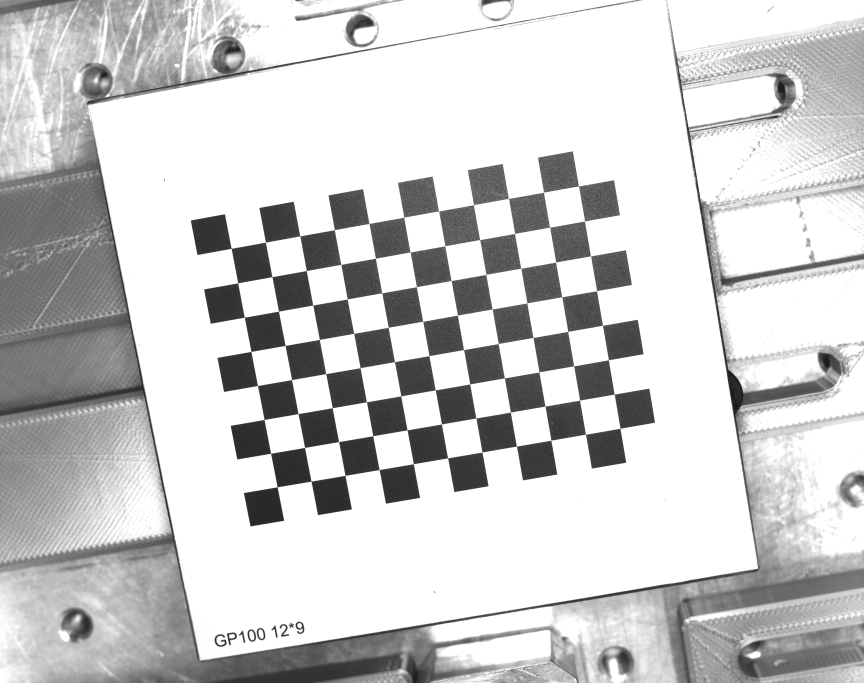
//> input picture pictures/HandEye/1000.38,-27.11,1076.82,-8.4,-6.4,178.69.jpg, 2592 x 2048 px (shown at 1/3 size); its folder holds only this picture in this run
$ ./main   (built with g++ and OpenCV 4)
//> lines starting //> are read from the running program, lines starting //| are printed output that depends on the picture
#include <iostream>
#include "opencv2/opencv.hpp"
//相机标定程序声明
void CameraCal_SB();
int CameraCal();

//主函数
int main() {
    //CameraCal_SB();
    CameraCal();
    return 0;
}
//相机标定
// [222 lines left out: function CameraCal_SB, not called in this run]


int CameraCal()
{
    std::string img_path = "../pictures/HandEye/*.jpg";
    int n_boards = 16;//标定板图片数目
    float image_zoom = 1.0f;//图片缩放比例
    float delay = 1.0f;//检测延迟
    int board_w = 11;//每行角点数
    int board_h = 8;//每列角点数

    int board_n = board_w * board_h;	//角点数量
    cv::Size board_sz = cv::Size(board_w, board_h);	//标定板大小

    std::vector<std::string> file_path;	//文件路径

    //读取文件夹内全部文件并输出为vector数据
    cv::glob(img_path, file_path, true);

    //输出文件路径
    for (int i = 0; i < file_path.size(); i++)
    {
        std::cout << "picture " << i + 1 << " path: " << file_path[i] << std::endl;

    }

    //文件夹中图片数量
    n_boards = file_path.size();

    //包含所有图片的坐标点
    //每一张图片的坐标点的集合
    std::vector<std::vector<cv::Point2f>> image_points;//图像坐标点
    std::vector<std::vector<cv::Point3f>> object_points;//物体坐标系（世界坐标系）

    //上一次处理的时间戳
    double last_captured_timestamp = 0;

    //图片大小
    cv::Size image_size;

    //循环遍历图片角点
    for (int i = 0; i < n_boards; i++)
    {
        cv::Mat image_Origin, image; //本次图片
        //capture >> image0;
        //读取图片
        image_Origin = cv::imread(file_path[i]);
//> image_Origin is the input picture: 2048 rows x 2592 cols, CV_8UC3; min 20, max 255, mean 204.5
        //图片尺寸
        image_size = image_Origin.size();

        //缩放图片
        cv::resize(image_Origin, image, cv::Size(), image_zoom, image_zoom, cv::INTER_LINEAR);

        //该图片中全部角点坐标
        std::vector<cv::Point2f> corners;

        //寻找棋盘格角点
        bool found = cv::findChessboardCorners(image, board_sz, corners);
//> corners = 88 Points (x, y), first 12: [694.4, 746], [797.2, 727.5], [900.5, 708.6], [1004.2, 690.2], [1108, 671.5], [1212.4, 652.4], [1316.7, 633.9], [1421.5, 615.2], [1526.4, 596.5], [1631.5, 577.5], [1736.4, 558.6], [714.2, 849.4]; found = true

        //未找到时输出错误信息并跳过后续操作
        if (!found)
        {
            std::cout << "Couldn't found correct corners!" << std::endl;
            continue;
        }

        cv::Mat image_gray(image);


        cv::cvtColor(image, image_gray, cv::COLOR_BGR2GRAY);

        //对寻找到的角点进行亚像素化处理
        cv::cornerSubPix(image_gray,
                         corners,
                         cv::Size(3, 3),
                         cv::Size(-1, -1),
                         cv::TermCriteria(cv::TermCriteria::MAX_ITER + cv::TermCriteria::EPS, 30, 0.1));
//> corners = 88 Points (x, y), first 12: [694.4, 746], [797.2, 727.5], [900.4, 708.7], [1004.2, 690.1], [1107.9, 671.3], [1212.3, 652.4], [1316.8, 634], [1421.4, 615.2], [1526.2, 596.5], [1631.5, 577.5], [1736.4, 558.7], [714.2, 849.5]

        //在原图上画出棋盘格角点
        cv::drawChessboardCorners(image, board_sz, corners, found);
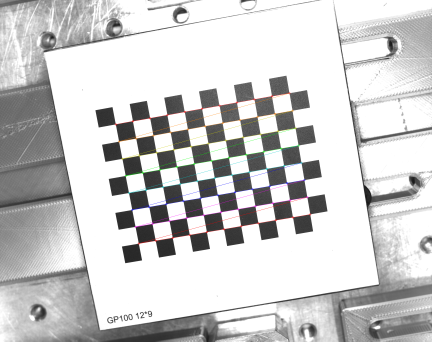
//> image: 2048 rows x 2592 cols, CV_8UC3 (shown at 1/6 size); mean B, G, R 204.1, 204.2, 204.4

        //记录当前时间
        double timestamp = (double)clock() / CLOCKS_PER_SEC;

        //计算频率
        double frequence = timestamp - last_captured_timestamp;
        //输出当前图片角点查找时间
        std::cout << "\nCost " << frequence << " s" << std::endl;

        //找到全部角点
        if (found)
        {
            //记录上次时间
            last_captured_timestamp = timestamp;
            //image ^= cv::Scalar::all(255);

            //复制找到的角点坐标
            cv::Mat mcorners(corners);
//> mcorners = 88 pairs, first value 694.4 to 1860.9, second value 558.7 to 1461.5

            //对角点坐标进行复原（缩放后需要放大回原图）
            mcorners *= (1.0 / image_zoom);

            //将当前图片中的角点坐标保存
            image_points.push_back(corners);
//> image_points = 1 point lists

            //保存世界坐标
            object_points.push_back(std::vector<cv::Point3f>());
            std::vector<cv::Point3f>& opts = object_points.back();
            opts.resize(board_n);

            for (int j = 0; j < board_n; j++)
            {
                //角点的世界坐标（x，y，0）
                opts[j] = cv::Point3f((float)(j % board_w ), (float)(j / board_w ), 0.f);
            }
            std::cout << "Collected our " << (int)image_points.size() << " of " << n_boards << " needed chessboard images\n";
//| Collected our 1 of 1 needed chessboard images
            std::cout << file_path[i] << std::endl;

        }

        //显示
        cv::imshow("Calibration", image);

        if ((cv::waitKey(30) & 255) == 27)
        {
            return -1;
        }
    }
    //for循环终止处

    //销毁标定板图片窗口
    cv::destroyWindow("Calibration");

    //输出正在标定
    std::cout << "\n\n*** CALIBRATING THE CAMERA...\n" << std::endl;

    cv::Mat intrinsic_matrix, //相机内参
    distortion_coeffs;	//畸变参数

    std::vector<cv::Mat> rvecs;//旋转向量
    std::vector<cv::Mat> tvecs;//平移向量

    //标定相机并记录误差值
    double err = cv::calibrateCamera(
            object_points,
            image_points,
            image_size,
            intrinsic_matrix,
            distortion_coeffs,
            rvecs, //rvecs
            tvecs, //tvecs
            cv::CALIB_ZERO_TANGENT_DIST | cv::CALIB_FIX_PRINCIPAL_POINT);
//> intrinsic_matrix = [[5383.2, 0, 1295.5], [0, 5383, 1023.5], [0, 0, 1]]; distortion_coeffs = [-0.14, 1.74, 0, 0, -111.9]; err = 0.141


    std::cout << " ***DONE!\\n\nReprojection error is " << err << "\nStoring Intrinsics.xml and Distortions.xml files\n\n";
//|  ***DONE!\n
//| Reprojection error is 0.140571
//| Storing Intrinsics.xml and Distortions.xml files


    //输出相机内参矩阵以及畸变参数
    cv::FileStorage fs("intrinsics.xml", cv::FileStorage::WRITE);


    fs  << "image_width" << image_size.width
        << "image_height"<< image_size.height
        << "camera_matrix" << intrinsic_matrix
        << "distortion_coefficients" << distortion_coeffs
        << "rotation_vectors" << rvecs
        << "translation_vectors" <<tvecs;

    fs.release();


    fs.open("intrinsics.xml", cv::FileStorage::READ);
    std::cout << "\nimage width: " << (int)fs["image_width"];
    std::cout << "\nimage height: " << (int)fs["image_height"];

    //从文件中读取参数
    cv::Mat intrinsic_matrix_loaded, distortion_coeffs_loaded;
    fs["camera_matrix"] >> intrinsic_matrix_loaded;
    fs["distortion_coefficients"] >> distortion_coeffs_loaded;
    //输出参数
    std::cout << "\nintrinsic matrix:" << intrinsic_matrix_loaded;
    std::cout << "\ndistortion coefficients:" << distortion_coeffs_loaded << std::endl;

    cv::Mat map1, map2;
    //https://blog.csdn.net/u013341645/article/details/78710740
    //计算无畸变和修正转换映射
    cv::initUndistortRectifyMap(
            intrinsic_matrix_loaded,
            distortion_coeffs_loaded,
            cv::Mat(),	//Rvecs
            intrinsic_matrix_loaded,
            image_size,
            CV_16SC2,
            map1,
            map2
    );


    //显示经过矫正后的相机照片
    int i = 0;
    while (true)
    {

        cv::Mat image, image0;

        if (i < file_path.size())
            image0 = cv::imread(file_path[i]);

        if (image0.empty())break;
        i++;

        //重映射
        cv::remap(
                image0,
                image,
                map1,
                map2,
                cv::INTER_LINEAR,
                cv::BORDER_CONSTANT,
                cv::Scalar()
        );
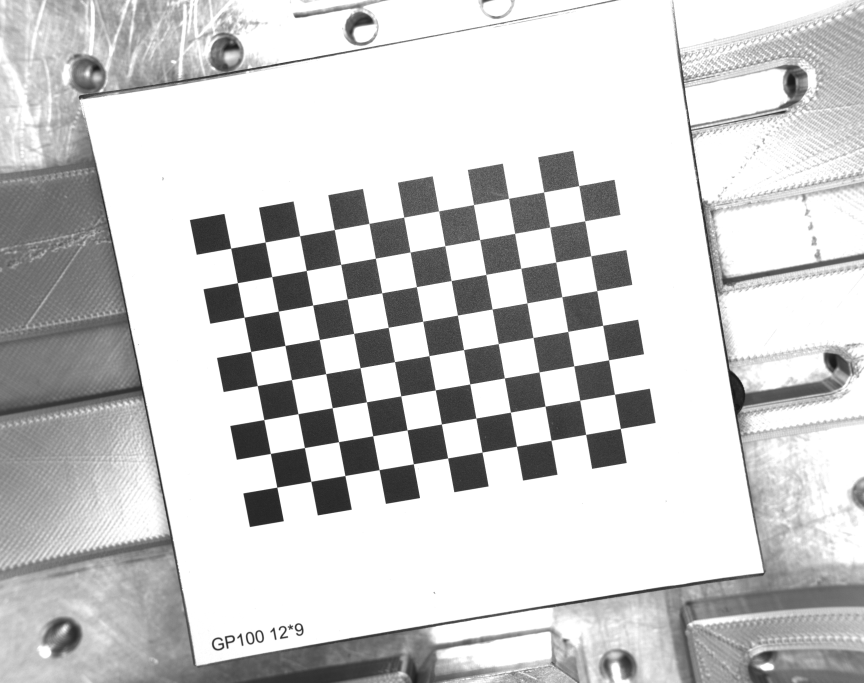
//> image: 2048 rows x 2592 cols, CV_8UC3 (shown at 1/3 size); min 20, max 255, mean 204.9

        cv::imshow("Undistorted", image);
        if ((cv::waitKey(30) & 255) == 27)break;
//> the Esc key is pressed
    }
}

$ run again, on pictures/HandEye/1018.3,-21.95,1058.4,-5.18,-0.61,-179.76.jpg
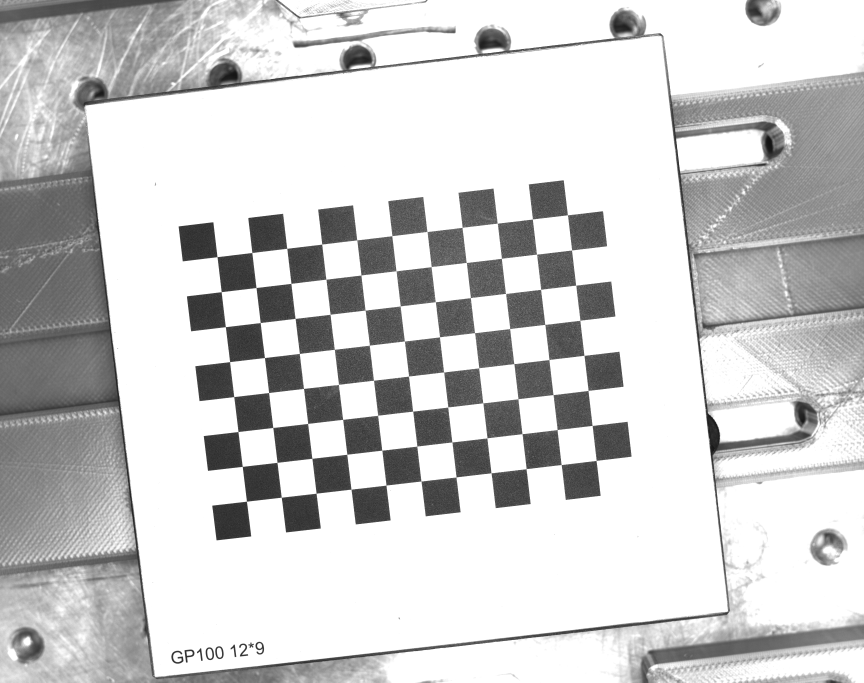
//> input picture pictures/HandEye/1018.3,-21.95,1058.4,-5.18,-0.61,-179.76.jpg, 2592 x 2048 px (shown at 1/3 size)
//> in CameraCal, image_Origin is the input picture: 2048 rows x 2592 cols, CV_8UC3; min 17, max 255, mean 205.2
//> in CameraCal, `bool found = cv::findChessboardCorners(image, board_sz, corners);`: corners = 88 Points (x, y), first 12: [652.1, 771.3], [756.6, 758.5], [861.4, 745.8], [966.4, 733.5], [1071.5, 720.6], [1176.5, 708.3], [1282, 695.5], [1387.5, 682.9], [1492.5, 670.5], [1598.3, 657.9], [1703.4, 645.5], [664.6, 876.1]; found = true
//> in CameraCal, `cv::cornerSubPix(image_gray, corners, cv::Size(3, 3), cv::Size(-1, -1)..`: corners = 88 Points (x, y), first 12: [652.1, 771.2], [756.6, 758.5], [861.4, 745.8], [966.4, 733.4], [1071.4, 720.6], [1176.5, 708.2], [1282.1, 695.7], [1387.4, 682.9], [1492.5, 670.6], [1598.3, 657.9], [1703.4, 645.5], [664.6, 876.1]
//> in CameraCal, `cv::drawChessboardCorners(image, board_sz, corners, found);`:
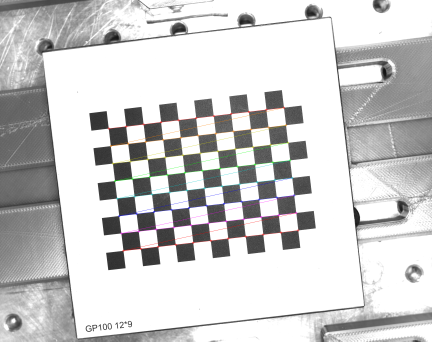
//> image: 2048 rows x 2592 cols, CV_8UC3 (shown at 1/6 size); mean B, G, R 204.8, 204.9, 205.1
//> mcorners = 88 pairs, first value 652.2 to 1789.4, second value 645.5 to 1504.5
//> image_points = 1 point lists
//| Collected our 1 of 1 needed chessboard images
//> intrinsic_matrix = [[3700.2, 0, 1295.5], [0, 3699.1, 1023.5], [0, 0, 1]]; distortion_coeffs = [-0.0849, 0.995, 0, 0, -11.49]; err = 0.196
//|  ***DONE!\n
//| Reprojection error is 0.195712
//| Storing Intrinsics.xml and Distortions.xml files
//> in CameraCal, `cv::remap( image0, image, map1, map2, cv::INTER_LINEAR, cv::BORDER_CON..`:
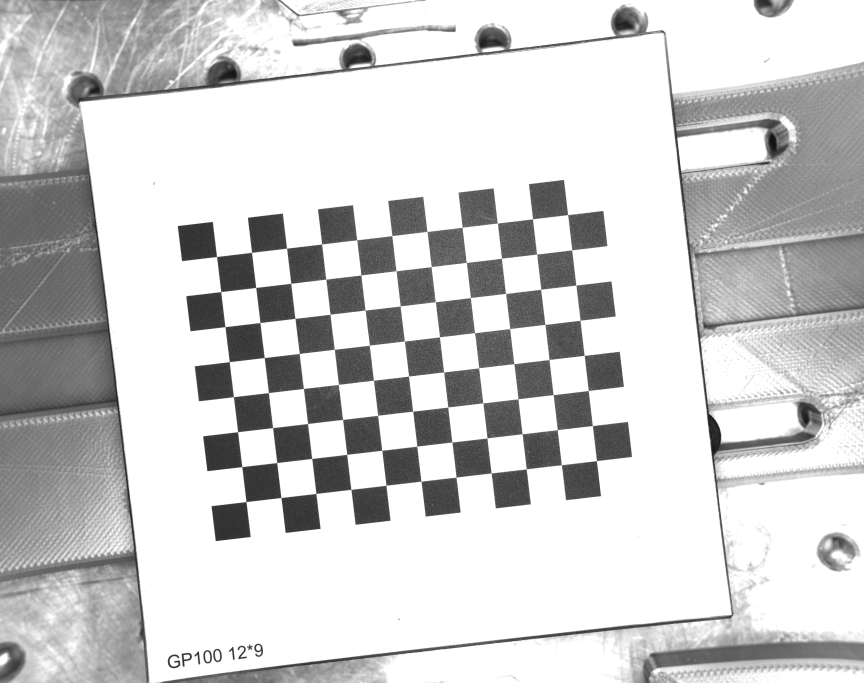
//> image: 2048 rows x 2592 cols, CV_8UC3 (shown at 1/3 size); min 18, max 255, mean 205.7

$ run again, on pictures/HandEye/1044.35,-20.28,1037.85,-9.21,6.06,175.68.jpg
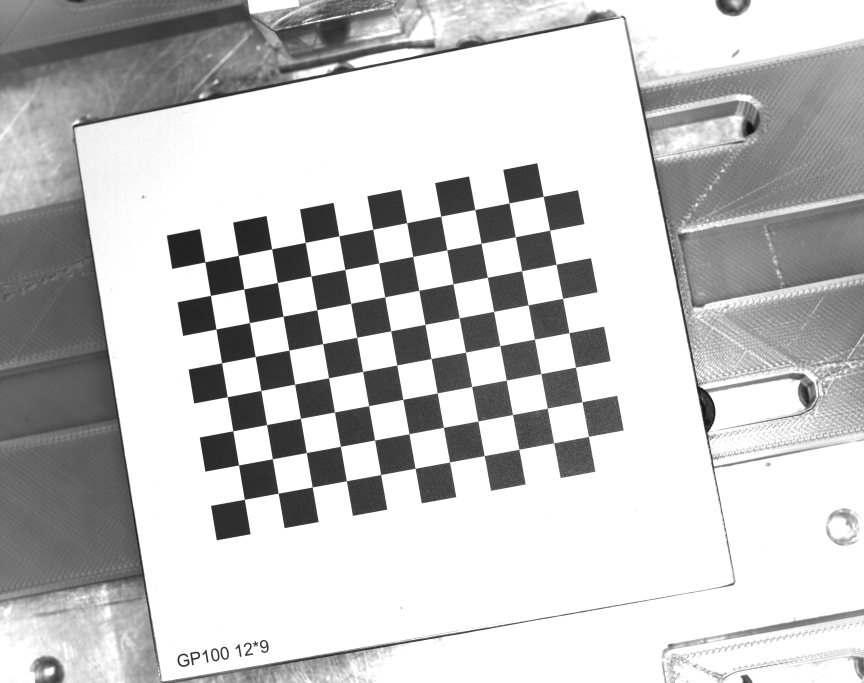
//> input picture pictures/HandEye/1044.35,-20.28,1037.85,-9.21,6.06,175.68.jpg, 2592 x 2048 px (shown at 1/3 size)
//> in CameraCal, image_Origin is the input picture: 2048 rows x 2592 cols, CV_8UC3; min 14, max 255, mean 196.1
//> in CameraCal, `bool found = cv::findChessboardCorners(image, board_sz, corners);`: corners = 88 Points (x, y), first 12: [615.7, 786.7], [715.8, 767.5], [815.9, 747.7], [916.7, 728.2], [1017.8, 708.5], [1119.3, 688.7], [1221.2, 669.1], [1323.1, 649.4], [1425.5, 629.6], [1528, 609.7], [1630.5, 590], [632.3, 887.2]; found = true
//> in CameraCal, `cv::cornerSubPix(image_gray, corners, cv::Size(3, 3), cv::Size(-1, -1)..`: corners = 88 Points (x, y), first 12: [615.8, 786.7], [715.7, 767.4], [815.9, 747.7], [916.7, 728.2], [1017.7, 708.5], [1119.3, 688.7], [1221.2, 669.1], [1323.1, 649.4], [1425.4, 629.6], [1528, 609.7], [1630.5, 590], [632.3, 887.2]
//> in CameraCal, `cv::drawChessboardCorners(image, board_sz, corners, found);`:
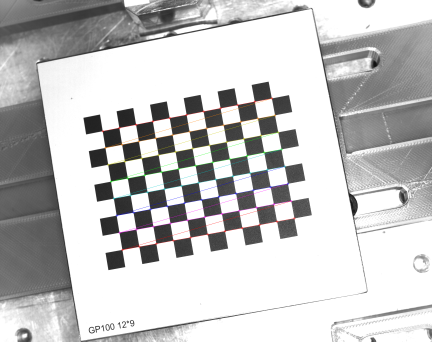
//> image: 2048 rows x 2592 cols, CV_8UC3 (shown at 1/6 size); mean B, G, R 195.8, 195.9, 196.1
//> mcorners = 88 pairs, first value 615.8 to 1766.3, second value 590 to 1498.8
//> image_points = 1 point lists
//| Collected our 1 of 1 needed chessboard images
//> intrinsic_matrix = [[5542.7, 0, 1295.5], [0, 5539.3, 1023.5], [0, 0, 1]]; distortion_coeffs = [-0.201, 7.11, 0, 0, -203.7]; err = 0.14
//|  ***DONE!\n
//| Reprojection error is 0.140203
//| Storing Intrinsics.xml and Distortions.xml files
//> in CameraCal, `cv::remap( image0, image, map1, map2, cv::INTER_LINEAR, cv::BORDER_CON..`:
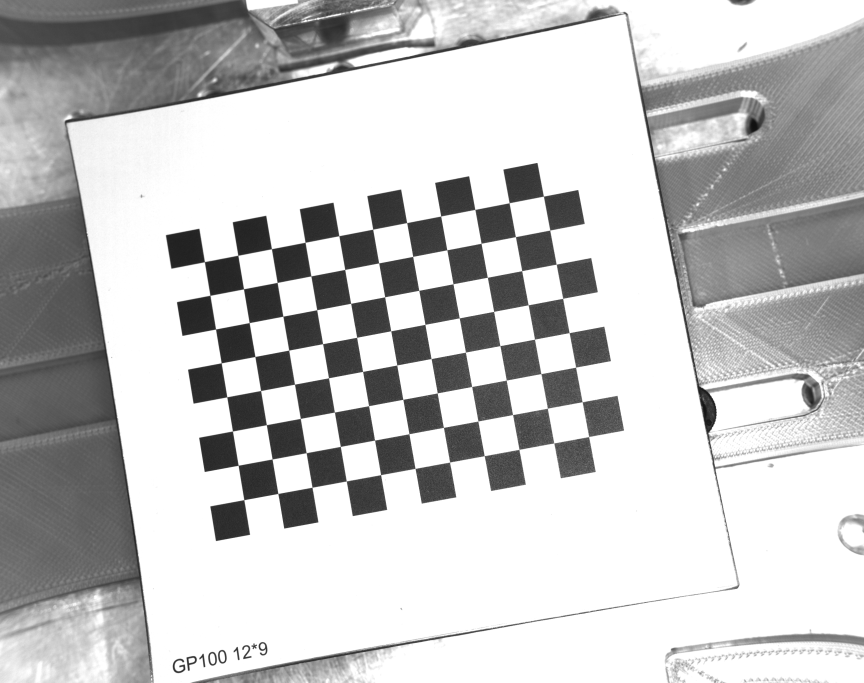
//> image: 2048 rows x 2592 cols, CV_8UC3 (shown at 1/3 size); min 15, max 255, mean 196
